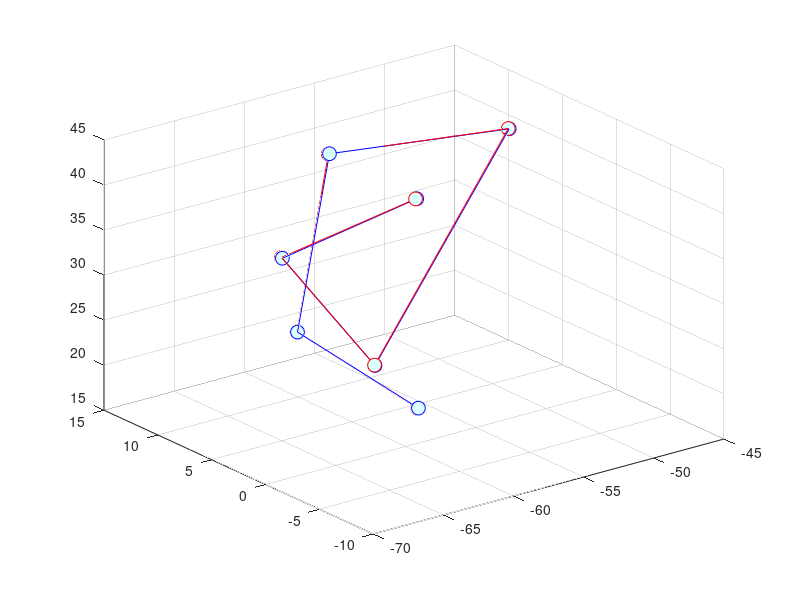
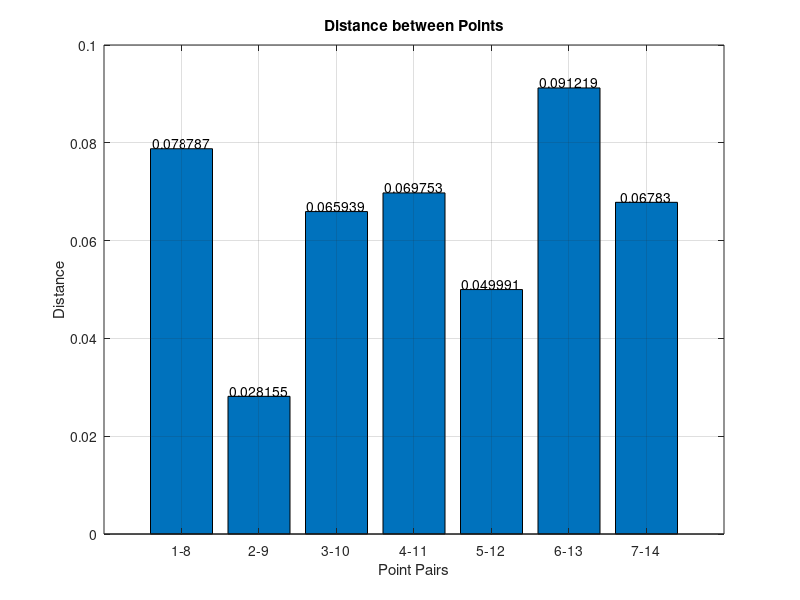

Recreate these plots in MATLAB, in order.
clc
clf
A = [-59.0561 0.0616951 18.8272; -61.5553 8.0346 23.9405; -56.617 11.5031 39.7509;-47.1173 7.18897 40.8822; -67.7057 -7.17927 31.1862; -65.8634 3.82451 36.2679;
    -61.6635 -3.17824 44.9511]
B = [-59.0488 0.104715 18.7616;-61.5694 8.05897 23.9404; -56.6708 11.5307 39.7246; -47.1707 7.2083 40.9227; -67.7224 -7.15831 31.2284; -65.8685 3.89872 36.3207; 
    -61.7262 -3.15287 44.946]

Xi = A(:,1)
Yi = A(:,2)
Zi = A(:,3)
Xj = B(:,1)
Yj = B(:,2)
Zj = B(:,3)
plot3(Xi,Yi,Zi,'-o','Color','b','MarkerSize',10,'MarkerFaceColor','#D9FFFF')
hold on 
grid on
plot3(Xj,Yj,Zj,'-o','Color','r','MarkerSize',10,'MarkerFaceColor','#D9FFFF')

distances = sqrt((Xi-Xj).^2 + (Yi-Yj).^2 + (Zi-Zj).^2);

% 绘制图表2
figure(2)
bar(distances)
for i = 1:length(distances)
    text(i, distances(i), num2str(distances(i)), 'HorizontalAlignment', 'center', 'VerticalAlignment', 'bottom')
end
xlabel('Point Pairs')
ylabel('Distance')
title('Distance between Points')
grid on

% 设置x轴刻度
xticks(1:7)
xticklabels({'1-8', '2-9', '3-10', '4-11', '5-12', '6-13', '7-14'})